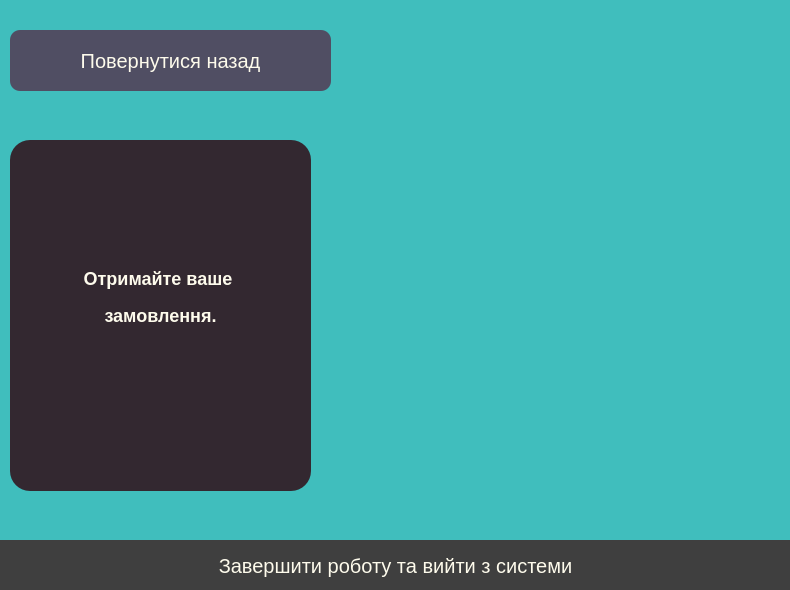
<?xml version="1.0" encoding="UTF-8"?>
<ui version="4.0">
 <class>LastWindow</class>
 <widget class="QDialog" name="LastWindow">
  <property name="geometry">
   <rect>
    <x>0</x>
    <y>0</y>
    <width>790</width>
    <height>590</height>
   </rect>
  </property>
  <property name="windowTitle">
   <string>Dialog</string>
  </property>
  <property name="styleSheet">
   <string notr="true">background-color: rgb(64, 190, 189);</string>
  </property>
  <widget class="QPushButton" name="Button_finish">
   <property name="geometry">
    <rect>
     <x>0</x>
     <y>540</y>
     <width>791</width>
     <height>51</height>
    </rect>
   </property>
   <property name="styleSheet">
    <string notr="true">#Button_finish{
transition-duration: 0.8s;
border-radius: 0px;
background-color: rgb(63, 63, 63);
font-size: 20px;
color:rgb(254, 251, 236);
}

#Button_finish:hover {
background-color: rgb(24, 24, 24);
}</string>
   </property>
   <property name="text">
    <string>Завершити роботу та вийти з системи</string>
   </property>
  </widget>
  <widget class="QLabel" name="label">
   <property name="geometry">
    <rect>
     <x>320</x>
     <y>0</y>
     <width>471</width>
     <height>591</height>
    </rect>
   </property>
   <property name="styleSheet">
    <string notr="true">background-image: url(:/res/img/coffeeMaker_12.jpg);</string>
   </property>
   <property name="text">
    <string/>
   </property>
  </widget>
  <widget class="QLabel" name="label_2">
   <property name="geometry">
    <rect>
     <x>10</x>
     <y>140</y>
     <width>301</width>
     <height>351</height>
    </rect>
   </property>
   <property name="styleSheet">
    <string notr="true">border-radius: 20px;
background-color: rgb(51, 40, 48);</string>
   </property>
   <property name="text">
    <string>&lt;html&gt;&lt;head/&gt;&lt;body&gt;&lt;h2 align=&quot;center&quot; style=&quot; margin-top:16px; margin-bottom:0px; margin-left:0px; margin-right:0px; -qt-block-indent:0; text-indent:0px;&quot;&gt;&lt;span style=&quot; font-size:x-large; font-weight:600; color:#fefbec;&quot;&gt;Отримайте ваше &lt;/span&gt;&lt;/h2&gt;&lt;h2 align=&quot;center&quot; style=&quot; margin-top:16px; margin-bottom:0px; margin-left:0px; margin-right:0px; -qt-block-indent:0; text-indent:0px;&quot;&gt;&lt;span style=&quot; font-size:x-large; font-weight:600; color:#fefbec;&quot;&gt;замовлення.&lt;/span&gt;&lt;/h2&gt;&lt;h2 align=&quot;center&quot; style=&quot;-qt-paragraph-type:empty; margin-top:16px; margin-bottom:0px; margin-left:0px; margin-right:0px; -qt-block-indent:0; text-indent:0px; font-size:x-large; font-weight:600;&quot;&gt;&lt;br/&gt;&lt;/h2&gt;&lt;/body&gt;&lt;/html&gt;</string>
   </property>
  </widget>
  <widget class="QPushButton" name="Button_back">
   <property name="geometry">
    <rect>
     <x>10</x>
     <y>30</y>
     <width>321</width>
     <height>61</height>
    </rect>
   </property>
   <property name="styleSheet">
    <string notr="true">#Button_back{
transition-duration: 0.8s;
border-radius: 10px;
background-color: rgb(80, 78, 99);
font-size: 20px;
color:rgb(254, 251, 236);
}

#Button_back:hover {
background-color:rgb(42, 41, 53);
}</string>
   </property>
   <property name="text">
    <string>Повернутися назад</string>
   </property>
  </widget>
  <zorder>label</zorder>
  <zorder>Button_finish</zorder>
  <zorder>Button_back</zorder>
  <zorder>label_2</zorder>
 </widget>
 <resources/>
 <connections>
  <connection>
   <sender>Button_finish</sender>
   <signal>clicked()</signal>
   <receiver>LastWindow</receiver>
   <slot>close()</slot>
   <hints>
    <hint type="sourcelabel">
     <x>294</x>
     <y>558</y>
    </hint>
    <hint type="destinationlabel">
     <x>275</x>
     <y>515</y>
    </hint>
   </hints>
  </connection>
 </connections>
</ui>
